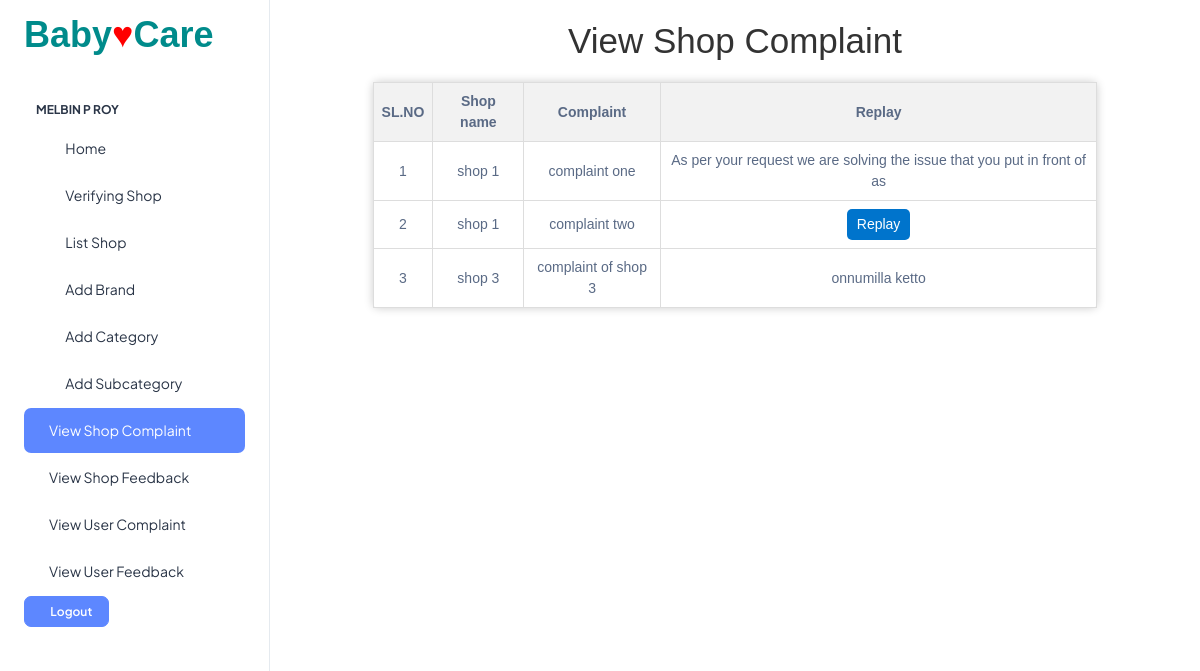
The app's page /Admin/ViewShopcomplaint.php (signed in) with its own data.
### tables this page shows
CREATE TABLE `tbl_shopcomplaint` (
  `shopcomplaint_id` int(11) NOT NULL,
  `shopcomplaint_complaint` varchar(100) NOT NULL,
  `shopcomplaint_replay` varchar(100) DEFAULT NULL,
  `shopcomplaint_date` date NOT NULL,
  `shop_id` int(11) NOT NULL
);

CREATE TABLE `tbl_shop` (
  `shop_id` int(11) NOT NULL,
  `shop_name` varchar(50) NOT NULL,
  `shop_contact` int(20) NOT NULL,
  `shop_logo` varchar(100) NOT NULL,
  `shop_proof` varchar(100) NOT NULL,
  `shop_address` varchar(50) NOT NULL,
  `place_id` int(11) NOT NULL,
  `shop_email` varchar(50) NOT NULL,
  `shop_password` varchar(50) NOT NULL,
  `shop_vstatus` int(11) NOT NULL DEFAULT 0,
  `shop_doj` varchar(50) NOT NULL
);

### web/Admin/ViewShopcomplaint.php (the view, shortened to what this page needs)
<?php
include('../Assets/Connection/Connection.php');
include("Header.php");
$sel = 'select * from tbl_shopcomplaint sc inner join tbl_shop s on sc.shop_id=s.shop_id';
$row = $con->query($sel);
$i = 0;
?>
<!DOCTYPE html>
<html>
<head>
</head>
<body>
 <div class="container">
    <h1>View Shop Complaint</h1>
    <table border="1">
        <tr>
            <th>SL.NO</th>
            <th>Shop name</th>
            <th>Complaint</th>
            <th align="center">Replay</th>
        </tr>
        <?php
        while($val = $row->fetch_assoc()) {
            $i++;
        ?>
        <tr>
            <td><?php echo $i;?></td>
            <td><?php echo $val['shop_name'];?></td>
            <td><?php echo $val['shopcomplaint_complaint'];?></td>
            <td align="center">
                <?php
                $c = $val['shopcomplaint_replay'];
                if($c == NULL) {
                ?>
                <a href="Replaytoshop.php?id=<?php echo $val['shopcomplaint_id'];?>"><button>Replay</button></a>
                <?php
                } else {
                    echo $val['shopcomplaint_replay'];
                }
                ?>
            </td>
        </tr>
        <?php
        }
        ?>
    </table>
 </div>
</body>
<?php
 include("Footer.php");
?>
</html>

### web/Admin/ViewShopcomplaint.php (style rules this page uses)
.container { font-family: Arial, sans-serif; text-align: center; }
h1 { color: #333; margin-top: 20px; }
table { border-collapse: collapse; width: 80%; margin: 20px auto; background-color: #fff; padding: 20px; border-radius: 5px; box-shadow: 0 0 10px rgba(0, 0, 0, 0.2); }
table th, table td { border: 1px solid #ddd; padding: 8px; }
table th { background-color: #f2f2f2; }
button { background-color: #0074cc; color: #fff; padding: 5px 10px; border: none; border-radius: 5px; cursor: pointer; transition: background-color 0.3s; }

### records on screen
tbl_shopcomplaint: shop.shop_name "shop 1", shopcomplaint_complaint "complaint one", shopcomplaint_replay "As per your request we are solving the issue that you put in front of as"
tbl_shopcomplaint: shop.shop_name "shop 1", shopcomplaint_complaint "complaint two"
tbl_shopcomplaint: shop.shop_name "shop 3", shopcomplaint_complaint "complaint of shop 3", shopcomplaint_replay "onnumilla ketto"

### other values on screen
$_SESSION['admin_name'] "MELBIN P ROY"
